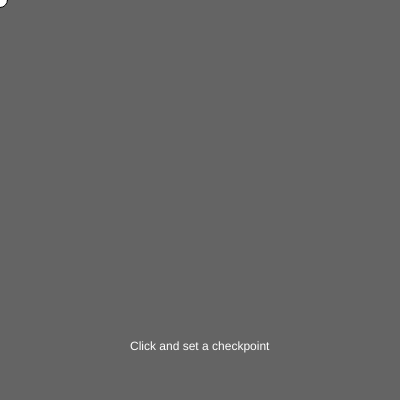
Frame 1 (no input)
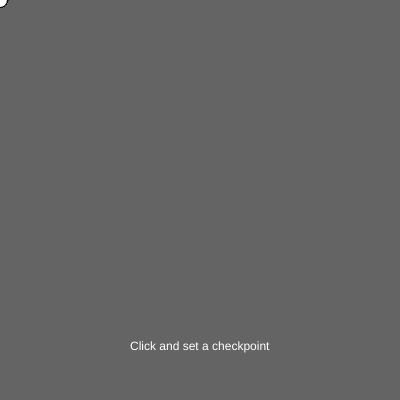
Frame 60 (no input)
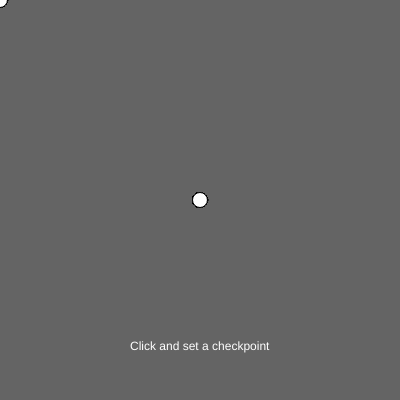
Frame 120 (the mouse pressed at the canvas centre since frame 60)

The p5.js sketch that drew these frames (run headless with seeded random() and noise() and a simulated clock; from frame 60 on, the mouse is pressed at the canvas centre):

// p5.js sketch
// ── sketch.js
function setup() {
  createCanvas(400, 400);
  
  let R = random(255);
  let V = random(255);
  let B = random(255);
  background(100,100,100);
  
  
  fill(255);
  textSize(12);
  text("Click and set a checkpoint", 130, 350);
}

function draw() {
  circle(mouseX,mouseY,15);
}

function mouseClicked(){
  
  
  square (mouseX, mouseY, 30);
  let R = random(255);
  let V = random(255);
  let B = random(255);
  fill(R,V,B);
}
